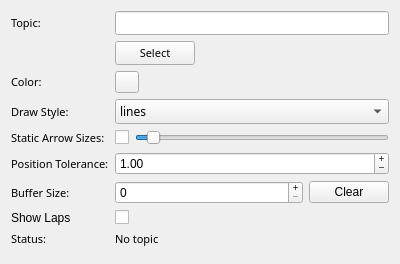
<?xml version="1.0" encoding="UTF-8"?>
<ui version="4.0">
 <class>pose_config</class>
 <widget class="QWidget" name="pose_config">
  <property name="geometry">
   <rect>
    <x>0</x>
    <y>0</y>
    <width>400</width>
    <height>222</height>
   </rect>
  </property>
  <property name="windowTitle">
   <string>Form</string>
  </property>
  <property name="styleSheet">
   <string notr="true"/>
  </property>
  <layout class="QFormLayout" name="formLayout">
   <item row="0" column="0">
    <widget class="QLabel" name="label">
     <property name="font">
      <font>
       <family>Sans Serif</family>
       <pointsize>8</pointsize>
      </font>
     </property>
     <property name="text">
      <string>Topic:</string>
     </property>
    </widget>
   </item>
   <item row="0" column="1">
    <widget class="QLineEdit" name="topic">
     <property name="font">
      <font>
       <family>Sans Serif</family>
       <pointsize>8</pointsize>
      </font>
     </property>
    </widget>
   </item>
   <item row="1" column="1">
    <widget class="QPushButton" name="selecttopic">
        <property name="sizePolicy">
         <sizepolicy hsizetype="Fixed" vsizetype="Fixed">
          <horstretch>0</horstretch>
          <verstretch>0</verstretch>
         </sizepolicy>
        </property>
     <property name="font">
      <font>
       <family>Sans Serif</family>
       <pointsize>8</pointsize>
      </font>
     </property>
     <property name="styleSheet">
      <string notr="true"/>
     </property>
     <property name="text">
      <string>Select</string>
     </property>
    </widget>
   </item>
   <item row="2" column="0">
    <widget class="QLabel" name="label_3">
     <property name="font">
      <font>
       <family>Sans Serif</family>
       <pointsize>8</pointsize>
      </font>
     </property>
     <property name="text">
      <string>Color:</string>
     </property>
    </widget>
   </item>
   <item row="2" column="1">
    <widget class="mapviz::ColorButton" name="color">
     <property name="maximumSize">
      <size>
       <width>24</width>
       <height>24</height>
      </size>
     </property>
     <property name="autoFillBackground">
      <bool>false</bool>
     </property>
     <property name="styleSheet">
      <string notr="true"/>
     </property>
     <property name="text">
      <string/>
     </property>
    </widget>
   </item>
   <item row="3" column="0">
    <widget class="QLabel" name="label_7">
     <property name="font">
      <font>
       <family>Sans Serif</family>
       <pointsize>8</pointsize>
      </font>
     </property>
     <property name="text">
      <string>Draw Style:</string>
     </property>
    </widget>
   </item>
   <item row="3" column="1">
    <widget class="QComboBox" name="drawstyle">
     <property name="maximumSize">
      <size>
       <width>16777215</width>
       <height>25</height>
      </size>
     </property>
     <property name="font">
      <font>
       <family>Sans Serif</family>
       <pointsize>9</pointsize>
      </font>
     </property>
     <item>
      <property name="text">
       <string>lines</string>
      </property>
     </item>
     <item>
      <property name="text">
       <string>points</string>
      </property>
     </item>
     <item>
      <property name="text">
       <string>arrows</string>
      </property>
     </item>
    </widget>
   </item>
   <item row="4" column="0">
    <widget class="QLabel" name="label_8">
     <property name="font">
      <font>
       <family>Sans Serif</family>
       <pointsize>8</pointsize>
      </font>
     </property>
     <property name="text">
      <string>Static Arrow Sizes:</string>
     </property>
    </widget>
   </item>
   <item row="4" column="1">
    <layout class="QHBoxLayout" name="horizontalLayout">
     <item>
      <widget class="QCheckBox" name="static_arrow_sizes">
       <property name="text">
        <string/>
       </property>
      </widget>
     </item>
     <item>
      <widget class="QSlider" name="arrow_size">
       <property name="minimum">
        <number>1</number>
       </property>
       <property name="maximum">
        <number>500</number>
       </property>
       <property name="value">
        <number>25</number>
       </property>
       <property name="orientation">
        <enum>Qt::Horizontal</enum>
       </property>
      </widget>
     </item>
    </layout>
   </item>
   <item row="5" column="0">
    <widget class="QLabel" name="label_4">
     <property name="font">
      <font>
       <family>Sans Serif</family>
       <pointsize>8</pointsize>
      </font>
     </property>
     <property name="text">
      <string>Position Tolerance:</string>
     </property>
    </widget>
   </item>
   <item row="5" column="1">
    <widget class="QDoubleSpinBox" name="positiontolerance">
     <property name="sizePolicy">
      <sizepolicy hsizetype="Preferred" vsizetype="Fixed">
       <horstretch>0</horstretch>
       <verstretch>0</verstretch>
      </sizepolicy>
     </property>
     <property name="buttonSymbols">
      <enum>QAbstractSpinBox::PlusMinus</enum>
     </property>
     <property name="suffix">
      <string/>
     </property>
     <property name="value">
      <double>1.000000000000000</double>
     </property>
    </widget>
   </item>
   <item row="6" column="0">
    <widget class="QLabel" name="label_6">
     <property name="font">
      <font>
       <family>Sans Serif</family>
       <pointsize>8</pointsize>
      </font>
     </property>
     <property name="text">
      <string>Buffer Size:</string>
     </property>
    </widget>
   </item>
   <item row="6" column="1">
    <layout class="QHBoxLayout" name="horizontalLayout_2">
     <item>
      <widget class="QSpinBox" name="buffersize">
       <property name="buttonSymbols">
        <enum>QAbstractSpinBox::PlusMinus</enum>
       </property>
       <property name="maximum">
        <number>99999999</number>
       </property>
      </widget>
     </item>
     <item>
      <widget class="QPushButton" name="buttonResetBuffer">
        <property name="sizePolicy">
         <sizepolicy hsizetype="Fixed" vsizetype="Fixed">
          <horstretch>0</horstretch>
          <verstretch>0</verstretch>
         </sizepolicy>
        </property>
       <property name="text">
        <string>Clear</string>
       </property>
      </widget>
     </item>
    </layout>
   </item>
   <item row="7" column="0">
    <widget class="QLabel" name="label_5">
     <property name="text">
      <string>Show Laps</string>
     </property>
    </widget>
   </item>
   <item row="7" column="1">
    <widget class="QCheckBox" name="show_laps">
     <property name="text">
      <string/>
     </property>
    </widget>
   </item>
   <item row="8" column="0">
    <widget class="QLabel" name="label_2">
     <property name="font">
      <font>
       <family>Sans Serif</family>
       <pointsize>8</pointsize>
      </font>
     </property>
     <property name="text">
      <string>Status:</string>
     </property>
    </widget>
   </item>
   <item row="8" column="1">
    <widget class="QLabel" name="status">
     <property name="font">
      <font>
       <family>Sans Serif</family>
       <pointsize>8</pointsize>
      </font>
     </property>
     <property name="styleSheet">
      <string notr="true"/>
     </property>
     <property name="text">
      <string>No topic</string>
     </property>
     <property name="wordWrap">
      <bool>true</bool>
     </property>
    </widget>
   </item>
   <item row="9" column="1">
    <spacer name="verticalSpacer">
     <property name="orientation">
      <enum>Qt::Vertical</enum>
     </property>
     <property name="sizeHint" stdset="0">
      <size>
       <width>20</width>
       <height>40</height>
      </size>
     </property>
    </spacer>
   </item>
  </layout>
 </widget>
 <customwidgets>
  <customwidget>
   <class>mapviz::ColorButton</class>
   <extends>QPushButton</extends>
   <header location="global">mapviz/color_button.hpp</header>
  </customwidget>
 </customwidgets>
 <resources/>
 <connections/>
 <slots>
  <slot>SelectColor()</slot>
  <slot>SelectTopic()</slot>
  <slot>TopicEdited()</slot>
  <slot>PositionToleranceChanged(double)</slot>
  <slot>AngleToleranceChanged(double)</slot>
 </slots>
</ui>
